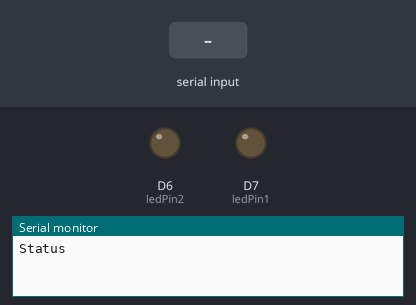
Recording of a sketch running on a simulated ESP8266 (NodeMCU). Parts: output pins drawn as LEDs (lit = HIGH), the last lines printed to the serial monitor. The inputs (shaded band) are chosen by the test bench.

Above: at 1.2 s.
1.3 s: "1" received over Serial
At 2.0 s:
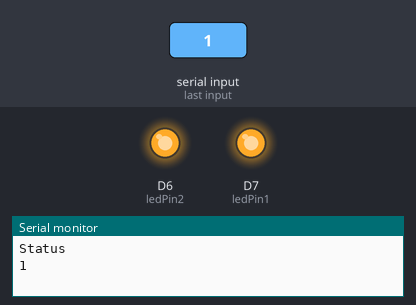
2.8 s: "0" received over Serial
At 3.2 s:
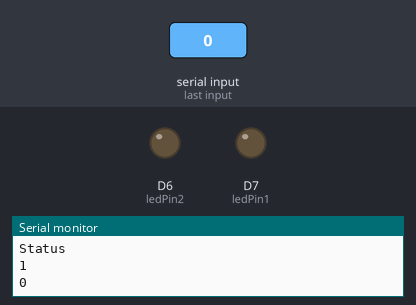
Timing chart, 0 to 5.8 s (numbered marks = the images above; inputs shaded):
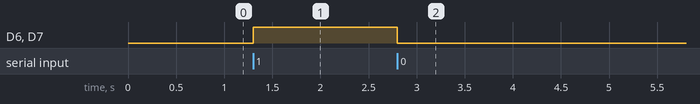

The sketch:

SerialMonitor.ino
```cpp
const int ledPin1 = D7;
const int ledPin2 = D6;

int timeOn = 10;
int timeOff = 10;

void setup() {

  pinMode(ledPin1,OUTPUT);
  pinMode(ledPin2,OUTPUT);

  Serial.begin(9600);
  Serial.println("Status ");
}

void loop() {
  if(Serial.available() > 0){ //ตรวจสอบจำนวนไบต์
    char sRead = Serial.read(); //อ่านข้อมูลที่กดส่ง

    switch (sRead){
      case '1':
        digitalWrite(ledPin1, HIGH);
        digitalWrite(ledPin2, HIGH);
        Serial.println(1);
        break;

       case '0':
        digitalWrite(ledPin1, LOW);
        digitalWrite(ledPin2, LOW);
        Serial.println(0);
        break;
     }

  delay(10);
  }
}
```

Measured:
- after the input at 1.3 s, D6 (ledPin2), D7 (ledPin1): LOW → HIGH at once
- after the input at 2.8 s, D6 (ledPin2), D7 (ledPin1): HIGH → LOW at once
